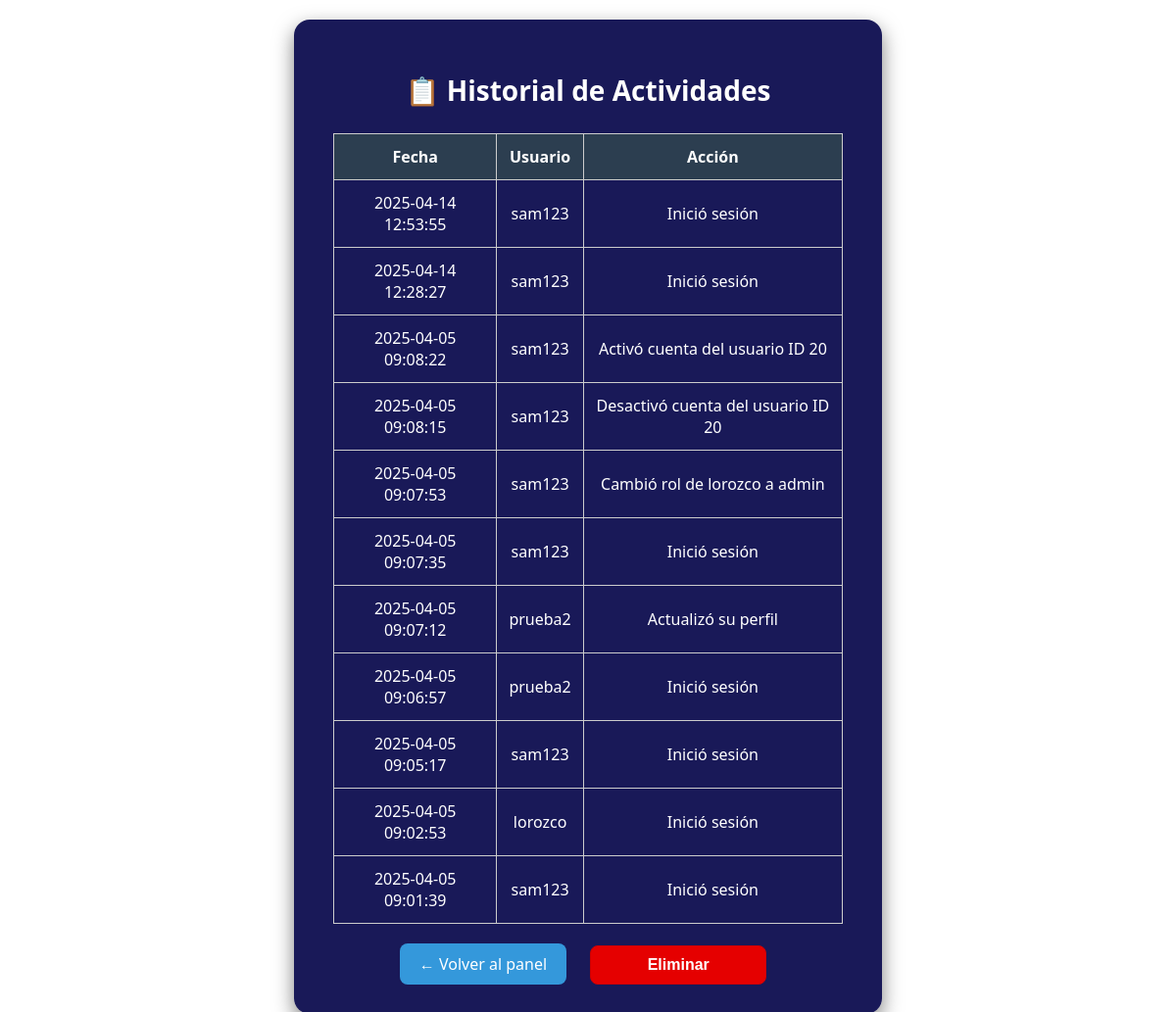
The app's page /php/historial.php (signed in) with its own data.
### tables this page shows
CREATE TABLE `historial` (
  `id` int(11) NOT NULL,
  `usuario` varchar(100) DEFAULT NULL,
  `accion` text DEFAULT NULL,
  `fecha` datetime DEFAULT current_timestamp()
);

### php/historial.php (the view, shortened to what this page needs)
<?php
include 'conexion_be.php';
$historial = mysqli_query($conexion, "SELECT * FROM historial ORDER BY fecha DESC");
?>
<!DOCTYPE html>
<html lang="es">
<head>
    <link rel="stylesheet" href="../assets/css/estilo_general.css">
</head>
<body>
    <div class="container">
        <h2>📋 Historial de Actividades</h2>
        <table class="tabla-historial">
            <thead>
                <tr>
                    <th>Fecha</th>
                    <th>Usuario</th>
                    <th>Acción</th>
                </tr>
            </thead>
            <tbody>
                <?php while ($fila = mysqli_fetch_assoc($historial)): ?>
                    <tr>
                        <td><?php echo htmlspecialchars($fila['fecha']); ?></td>
                        <td><?php echo htmlspecialchars($fila['usuario'] ?: '(desconocido)'); ?></td>
                        <td><?php echo htmlspecialchars($fila['accion']); ?></td>
                    </tr>
                <?php endwhile; ?>
            </tbody>
        </table>
        <a href="admin_panel.php" class="volver">← Volver al panel</a>
<button class="limpiar button" style="display: inline-block; margin-left: 10px;" onclick="confirmarLimpiar()">
    <span class="button__text">Eliminar</span>
</button>
    </div>
</body>
</html>

### assets/css/estilo_general.css (style rules this page uses)
body { margin: 0; padding: 5px; font-family: 'Segoe UI', Arial, sans-serif; text-align: center; background:linear-gradient(rgba(255,255,255,0.14), rgba(255,255,255,0.41)), url(../images/bground3.jpg); background-size: cover; background-repeat: no-repeat; background-position: center; background-attachment: fixed; color: #fff; max-width: 600px; margin: 40px auto; }
.container { background: linear-gradient(to bottom, rgb(46, 59, 204), rgb(127, 51, 199)); padding: 30px; border-radius: 16px; box-shadow: 0 0 15px rgba(0, 0, 0, 0.3); }
h2 { color: #fff; font-size: 32px; font-weight: bold; margin-bottom: 20px; }
button, a.button-link { display: inline-block; margin-top: 20px; padding: 12px 24px; background: linear-gradient(to bottom, rgb(41, 38, 178), rgb(57, 130, 213)); border: none; border-radius: 8px; color: #fff; cursor: pointer; font-size: 16px; text-decoration: none; transition: background 0.3s ease; }
a { color: #fff; text-decoration: none; }

### php/historial.php (style rules this page uses)
body { margin: 0 auto !important; margin-left: auto; margin-right: auto; padding: 20px; font-family: 'Segoe UI', sans-serif; background-image: url(../images/bground3.jpg)no-repeat center center fixed; background-size: cover; background-position: center; display: flex; align-items: center; justify-content: center; min-height: 100vh; }
.container { background: rgba(0, 0, 70, 0.9); border-radius: 16px; padding: 30px 40px; width: 90%; max-width: 800px; box-shadow: 0 8px 20px rgba(0,0,0,0.5); text-align: center; color: white; }
h2 { font-size: 28px; margin-bottom: 25px; }
.tabla-historial { width: 100%; border-collapse: collapse; margin-top: 15px; }
.tabla-historial th, .tabla-historial td { border: 1px solid #ccc; padding: 12px; text-align: center; }
.tabla-historial th { background-color: #2c3e50; color: white; }
.volver { display: inline-block; margin-top: 20px; padding: 10px 20px; background: #3498db; color: white; border-radius: 8px; text-decoration: none; margin-right: 10px; border: none; cursor: pointer; }
.limpiar { width: 150px; height: 44px; display: inline-block; margin-top: 20px; padding: 10px 20px; background: #3498db; color: white; border-radius: 8px; text-decoration: none; margin-right: 10px; border: none; cursor: pointer; }
.limpiar.button { position: relative; width: 180px; height: 40px; cursor: pointer; display: flex; align-items: center; border: 1px solid #cc0000; background-color: #e50000; overflow: hidden; }
.limpiar.button, .limpiar.button__icon, .limpiar.button__text { transition: all 0.3s; }
.limpiar.button .button__text { transform: translateX(35px); color: #fff; font-weight: 600; }
.button__text { z-index: 5; }

### records on screen
historial: fecha "2025-04-14 12:53:55", usuario "sam123", accion "Inició sesión"
historial: fecha "2025-04-14 12:28:27", usuario "sam123", accion "Inició sesión"
historial: fecha "2025-04-05 09:08:22", usuario "sam123", accion "Activó cuenta del usuario ID 20"
historial: fecha "2025-04-05 09:08:15", usuario "sam123", accion "Desactivó cuenta del usuario ID 20"
historial: fecha "2025-04-05 09:07:53", usuario "sam123", accion "Cambió rol de lorozco a admin"
historial: fecha "2025-04-05 09:07:35", usuario "sam123", accion "Inició sesión"
historial: fecha "2025-04-05 09:07:12", usuario "prueba2", accion "Actualizó su perfil"
historial: fecha "2025-04-05 09:06:57", usuario "prueba2", accion "Inició sesión"
historial: fecha "2025-04-05 09:05:17", usuario "sam123", accion "Inició sesión"
historial: fecha "2025-04-05 09:02:53", usuario "lorozco", accion "Inició sesión"
historial: fecha "2025-04-05 09:01:39", usuario "sam123", accion "Inició sesión"
